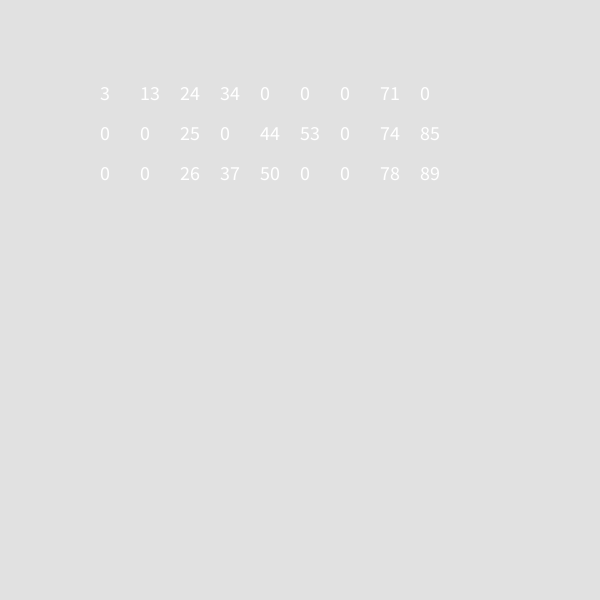
Frame 1 (no input)
Frame 60 (the mouse pressed at the canvas centre just before this capture): identical to frame 1, image omitted
Frame 120 (the mouse held since frame 60 and released just before this capture): identical to frame 1, image omitted

The Processing sketch that drew this single still picture (run headless with seeded random() and noise(); from frame 60 on, the mouse is pressed at the canvas centre):

// Processing sketch: BingoPlade
// ── BingoPlade.pde
import java.util.Arrays; //<>// //<>//

// Array til at lave kolonne
int[] kolonne = new int[3];

// 2D Array som svarer til vores bingo plade. 9 kolonner og 3 rækker
int[][] bingoPlade = new int[9][3];


void setup() {
  size(600,600);
  textSize(20);
  //funktionen findTreTal returnerer en kolonne med tre tal. En bingoPlade består af 9 kolonner - get it? :)

  // ****Lav en lykke som kan gentages 9 gange. Her starter din løkke

  for (int i =0; i < bingoPlade.length; i++) {
    // start med at finde tre tal
    kolonne = findTreTal(i);
    while (findEns(kolonne)) {
      kolonne = findTreTal(i);
    }

    // sorter kolonne stigende
    kolonne = sorter(kolonne);

    // **** put kolonne i bingPlade[i] det gør du her
    bingoPlade[i] = kolonne;

  // her slutter din løkke
}
int[]nuller=new int [4];
for (int i=0;i<3;i++){
  nuller=findFireTal();
  while(findEns(nuller)){
    nuller=findFireTal();
    nuller=sorter(nuller);
}
for (int j=0;j<nuller.length;j++){
  bingoPlade[nuller[j]][i]=0;
}
}

// her printer jeg bingopladen til consol
for (int i=0; i<bingoPlade.length; i++) {
  println("-------");
  printArray(bingoPlade[i]);
}
println();
}
void draw() {
  background(225,225,225);
  udskriv();
}

int[] findTreTal(int faktor) {
  int[] tal = new int[3];
  for (int i=0; i < 3; i++) {
    // vi ganger faktor med 10 for at få 10'er 20'er etc
    tal[i]  = (int)random(1, 11)+faktor*10 ;
  }
  return tal;
}

int[] findFireTal() {
  int[] tal = new int[4];
  for (int i=0; i < tal.length; i++) {
    tal[i]  = (int)random(0,9);
  }
  return tal;
}
int[] sorter(int[] tal) {
  int i=0;
  //for (int i =0; i <tal.length-1; i++) {
  while (i<tal.length-1) {
    if (tal[i]>tal[i+1]) {
      int temp = tal[i];
      tal[i]=tal[i+1];
      tal[i+1]=temp;
      i=0;
    } else {
      i++;
    }
  }
  return tal;
}

boolean findEns(int[] tal) {
  boolean notAlike = false;
  // find og ret dubletter
  for (int i =0; i<tal.length; i++) {
    for (int j=i+1; j<tal.length; j++) {
      if (tal[i] == tal[j]) {
        notAlike = true;
      }
    }
  }
  return notAlike;
}

void udskriv() {
  // udskriv bingoPlade
  // ****gentag så jænge i er mindre end ni
  // ****gentag så jænge j er mindre end 3
  // ****text(string,x-værdi+10*i,y-værdi+10*j);
  for(int i =0; i<bingoPlade.length; i++){
    for(int j =0;j<bingoPlade[i].length;j++){
      text(bingoPlade[i][j],100+i*40,100+j*40);
    }
  }
}
